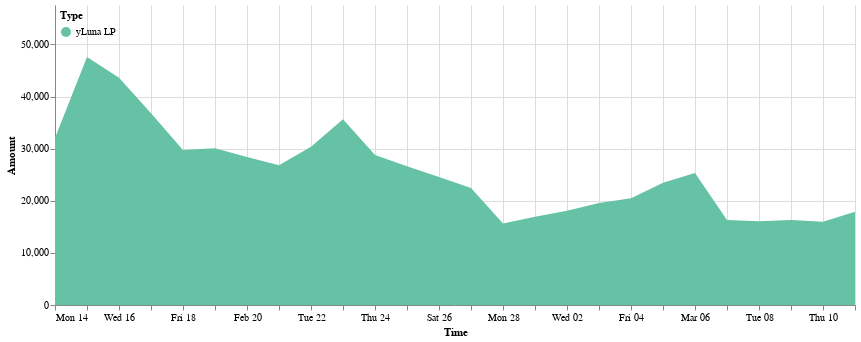

Notebook code for this chart:
### Code cell
cp.get_yluna_time_area_chart(dp.daily_delta_lp, 
               alt.Scale(scheme='set2'),
               min_date = daily_delta_stk.Time.min(),
               max_date = daily_delta_stk.Time.max(),
               top_padding = 10000
        ).properties(width=800).configure_view(strokeOpacity=0)

### Figure 1 — Vega-Lite specification as saved in the notebook (floating-point values rounded to 4 significant figures)
{"config": {"view": {"continuousWidth": 400, "continuousHeight": 300, "strokeOpacity": 0}}, "data": {"name": "data-d3d4e77f1ded58d0b4bcbdd2d94fb46c"}, "mark": "area", "encoding": {"color": {"field": "Type", "legend": {"direction": "vertical", "legendY": 0, "orient": "none", "padding": 5}, "scale": {"scheme": "set2"}, "type": "nominal"}, "tooltip": [{"field": "Time", "format": "%Y-%m-%d", "type": "temporal"}, {"field": "Type", "type": "nominal"}, {"field": "Amount (millions)", "type": "nominal"}], "x": {"field": "Time", "scale": {"domain": ["2022-02-14", "2022-03-11"]}, "type": "temporal"}, "y": {"field": "Amount", "scale": {"domain": [0, 57560.0]}, "type": "quantitative"}}, "width": 800, "$schema": "https://vega.github.io/schema/vega-lite/v4.17.0.json", "datasets": {"data-d3d4e77f1ded58d0b4bcbdd2d94fb46c": [{"Time": "2022-02-14", "Amount signed": 32030.0, "Amount": 32030.0, "Type": "yLuna LP", "Amount (millions)": "0.03M"}, {"Time": "2022-02-15", "Amount signed": 15530.0, "Amount": 47560.0, "Type": "yLuna LP", "Amount (millions)": "0.05M"}, {"Time": "2022-02-16", "Amount signed": -3950.0, "Amount": 43610.0, "Type": "yLuna LP", "Amount (millions)": "0.04M"}, {"Time": "2022-02-17", "Amount signed": -6835.0, "Amount": 36780.0, "Type": "yLuna LP", "Amount (millions)": "0.04M"}, {"Time": "2022-02-18", "Amount signed": -7037.0, "Amount": 29740.0, "Type": "yLuna LP", "Amount (millions)": "0.03M"}, {"Time": "2022-02-19", "Amount signed": 337.5, "Amount": 30080.0, "Type": "yLuna LP", "Amount (millions)": "0.03M"}, {"Time": "2022-02-20", "Amount signed": -1702.0, "Amount": 28380.0, "Type": "yLuna LP", "Amount (millions)": "0.03M"}, {"Time": "2022-02-21", "Amount signed": -1555.0, "Amount": 26820.0, "Type": "yLuna LP", "Amount (millions)": "0.03M"}, {"Time": "2022-02-22", "Amount signed": 3529.0, "Amount": 30350.0, "Type": "yLuna LP", "Amount (millions)": "0.03M"}, {"Time": "2022-02-23", "Amount signed": 5291.0, "Amount": 35640.0, "Type": "yLuna LP", "Amount (millions)": "0.04M"}, {"Time": "2022-02-24", "Amount signed": -6866.0, "Amount": 28780.0, "Type": "yLuna LP", "Amount (millions)": "0.03M"}, {"Time": "2022-02-25", "Amount signed": -2172.0, "Amount": 26600.0, "Type": "yLuna LP", "Amount (millions)": "0.03M"}, {"Time": "2022-02-26", "Amount signed": -2032.0, "Amount": 24570.0, "Type": "yLuna LP", "Amount (millions)": "0.02M"}, {"Time": "2022-02-27", "Amount signed": -2120.0, "Amount": 22450.0, "Type": "yLuna LP", "Amount (millions)": "0.02M"}, {"Time": "2022-02-28", "Amount signed": -6805.0, "Amount": 15650.0, "Type": "yLuna LP", "Amount (millions)": "0.02M"}, {"Time": "2022-03-01", "Amount signed": 1266.0, "Amount": 16910.0, "Type": "yLuna LP", "Amount (millions)": "0.02M"}, {"Time": "2022-03-02", "Amount signed": 1194.0, "Amount": 18110.0, "Type": "yLuna LP", "Amount (millions)": "0.02M"}, {"Time": "2022-03-03", "Amount signed": 1485.0, "Amount": 19590.0, "Type": "yLuna LP", "Amount (millions)": "0.02M"}, {"Time": "2022-03-04", "Amount signed": 900.4, "Amount": 20490.0, "Type": "yLuna LP", "Amount (millions)": "0.02M"}, {"Time": "2022-03-05", "Amount signed": 2973.0, "Amount": 23470.0, "Type": "yLuna LP", "Amount (millions)": "0.02M"}, {"Time": "2022-03-06", "Amount signed": 1880.0, "Amount": 25350.0, "Type": "yLuna LP", "Amount (millions)": "0.03M"}, {"Time": "2022-03-07", "Amount signed": -9021.0, "Amount": 16320.0, "Type": "yLuna LP", "Amount (millions)": "0.02M"}, {"Time": "2022-03-08", "Amount signed": -254.8, "Amount": 16070.0, "Type": "yLuna LP", "Amount (millions)": "0.02M"}, {"Time": "2022-03-09", "Amount signed": 238.1, "Amount": 16310.0, "Type": "yLuna LP", "Amount (millions)": "0.02M"}, {"Time": "2022-03-10", "Amount signed": -356.0, "Amount": 15950.0, "Type": "yLuna LP", "Amount (millions)": "0.02M"}, {"Time": "2022-03-11", "Amount signed": 1922.0, "Amount": 17870.0, "Type": "yLuna LP", "Amount (millions)": "0.02M"}]}}
